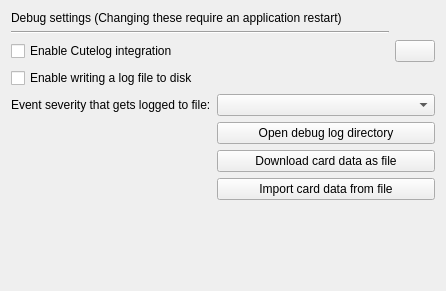
<?xml version="1.0" encoding="UTF-8"?>
<ui version="4.0">
 <class>DebugSettingsPage</class>
 <widget class="QWidget" name="DebugSettingsPage">
  <property name="geometry">
   <rect>
    <x>0</x>
    <y>0</y>
    <width>446</width>
    <height>291</height>
   </rect>
  </property>
  <layout class="QGridLayout">
   <item row="8" column="1" colspan="2">
    <widget class="QPushButton" name="open_debug_log_location">
     <property name="text">
      <string>Open debug log directory</string>
     </property>
     <property name="icon">
      <iconset theme="document-open"/>
     </property>
    </widget>
   </item>
   <item row="5" column="0" colspan="3">
    <widget class="QCheckBox" name="enable_write_log_file">
     <property name="text">
      <string>Enable writing a log file to disk</string>
     </property>
    </widget>
   </item>
   <item row="4" column="0">
    <widget class="QCheckBox" name="enable_cutelog_integration">
     <property name="toolTip">
      <string>Cutelog is a live log event viewer that can be used to monitor events in real-time.</string>
     </property>
     <property name="whatsThis">
      <string>&lt;html&gt;&lt;head/&gt;&lt;body&gt;&lt;p&gt;See &lt;a href=&quot;https://github.com/busimus/cutelog&quot;&gt;&lt;span style=&quot; text-decoration: underline; color:#2980b9;&quot;&gt;https://github.com/busimus/cutelog&lt;/span&gt;&lt;/a&gt; for details about Cutelog.&lt;/p&gt;&lt;/body&gt;&lt;/html&gt;</string>
     </property>
     <property name="text">
      <string>Enable Cutelog integration</string>
     </property>
    </widget>
   </item>
   <item row="9" column="1" colspan="2">
    <widget class="QPushButton" name="debug_download_card_data_as_file">
     <property name="text">
      <string>Download card data as file</string>
     </property>
     <property name="icon">
      <iconset theme="edit-download"/>
     </property>
    </widget>
   </item>
   <item row="1" column="0" colspan="2">
    <widget class="Line" name="debug_settings_header_line">
     <property name="orientation">
      <enum>Qt::Orientation::Horizontal</enum>
     </property>
    </widget>
   </item>
   <item row="7" column="0">
    <widget class="QLabel" name="log_level_label">
     <property name="text">
      <string>Event severity that gets logged to file:</string>
     </property>
     <property name="buddy">
      <cstring>log_level_combo_box</cstring>
     </property>
    </widget>
   </item>
   <item row="7" column="1" colspan="2">
    <widget class="QComboBox" name="log_level_combo_box">
     <property name="toolTip">
      <string>Only write events with the given severity level and higher to the log file.</string>
     </property>
    </widget>
   </item>
   <item row="0" column="0" colspan="2">
    <widget class="QLabel" name="debug_settings_headerlabel">
     <property name="text">
      <string>Debug settings (Changing these require an application restart)</string>
     </property>
    </widget>
   </item>
   <item row="11" column="0" colspan="2">
    <spacer name="spacer">
     <property name="orientation">
      <enum>Qt::Orientation::Vertical</enum>
     </property>
     <property name="sizeHint" stdset="0">
      <size>
       <width>20</width>
       <height>32</height>
      </size>
     </property>
    </spacer>
   </item>
   <item row="10" column="1" colspan="2">
    <widget class="QPushButton" name="debug_import_card_data_from_file">
     <property name="text">
      <string>Import card data from file</string>
     </property>
     <property name="icon">
      <iconset theme="document-import"/>
     </property>
    </widget>
   </item>
   <item row="4" column="2">
    <widget class="QPushButton" name="open_cutelog_website_button">
     <property name="sizePolicy">
      <sizepolicy hsizetype="Maximum" vsizetype="Fixed">
       <horstretch>0</horstretch>
       <verstretch>0</verstretch>
      </sizepolicy>
     </property>
     <property name="toolTip">
      <string>Open the Cutelog homepage</string>
     </property>
     <property name="text">
      <string notr="true"/>
     </property>
     <property name="icon">
      <iconset theme="globe"/>
     </property>
    </widget>
   </item>
  </layout>
 </widget>
 <tabstops>
  <tabstop>enable_cutelog_integration</tabstop>
  <tabstop>open_cutelog_website_button</tabstop>
  <tabstop>enable_write_log_file</tabstop>
  <tabstop>log_level_combo_box</tabstop>
  <tabstop>open_debug_log_location</tabstop>
  <tabstop>debug_download_card_data_as_file</tabstop>
  <tabstop>debug_import_card_data_from_file</tabstop>
 </tabstops>
 <resources/>
 <connections/>
</ui>
